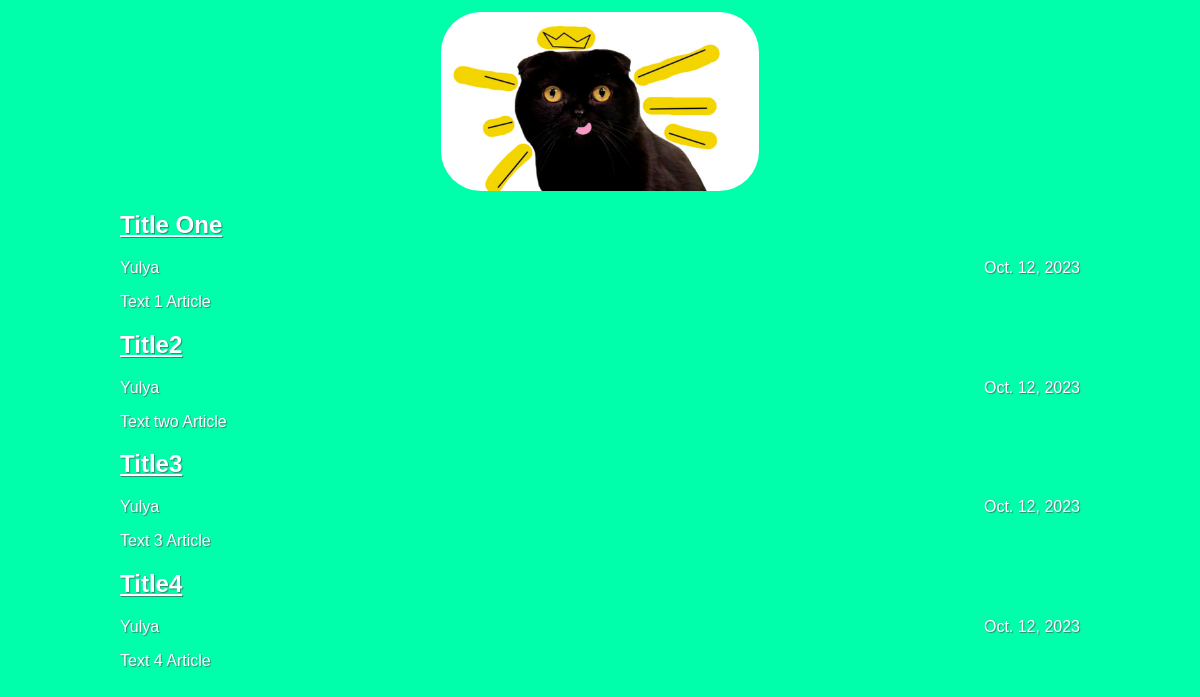
The page / on the database its author committed.
### articles/models.py (models this page shows, shortened)
class Article(models.Model):
    title = models.CharField(max_length=200)
    author = models.ForeignKey(User, on_delete=models.CASCADE)
    text = models.TextField()
    created_date = models.DateField(auto_now_add=True)
    def get_excerpt(self):
        return self.text[:140] + "..." if len(self.text) > 140 else self.text

### articles/views.py (the view)
# urls.py: path('', views.archive, name='archive'),
def archive(request):
    return render(request, 'archive.html', {"posts": Article.objects.all()})

### articles/templates/archive.html (shortened to what this page needs)
<!DOCTYPE html>
<html>
    <head>
        <link rel="stylesheet" href="../static/index.css">
    </head>
    <body>
        <div class="header">
            <img src="{{ STATIC_URL }}static/cat.png" />
        </div>
        <div class="archive">
            {% for post in posts %}
            <div class="one-post">
                <h2 class="post-title"><a href="article/{{post.id}}">{{ post.title }}</a></h2>
                <div class="article-info">
                <div class="article-author">{{ post.author.username }}</div>
                <div class="article-created-date">{{ post.created_date }}</div>
                </div>
                <p class="article-text">{{ post.get_excerpt }}</p>
            </div>
            {% endfor %}
        </div>
    </body>
</html>

### articles/static/index.css (style rules this page uses)
body { background: #00ffaa; font-family: Tahoma, Arial, sans-serif; color: #ffffff; text-shadow: 1px 1px 1px rgba(62, 97, 98, 0.745); margin: 1% 10%; }
.header img { display: block; width: 318px; border-radius: 40px; }
.header { display: flex; justify-content: space-around; flex-direction: row; margin: auto; }
a { color:#ffffff; }
.archive { width: 960px; margin-left: auto; margin-right: auto; }
.post-title a { color: #ffffff; }
.article-author { width: 50%; float: left; }
.article-created-date { text-align: right; }

### rows shown on the page
Article: title "Title One", author.username "Yulya", created_date "Oct. 12, 2023", get_excerpt "Text 1 Article"
Article: title "Title2", author.username "Yulya", created_date "Oct. 12, 2023", get_excerpt "Text two Article"
Article: title "Title3", author.username "Yulya", created_date "Oct. 12, 2023", get_excerpt "Text 3 Article"
Article: title "Title4", author.username "Yulya", created_date "Oct. 12, 2023", get_excerpt "Text 4 Article"
